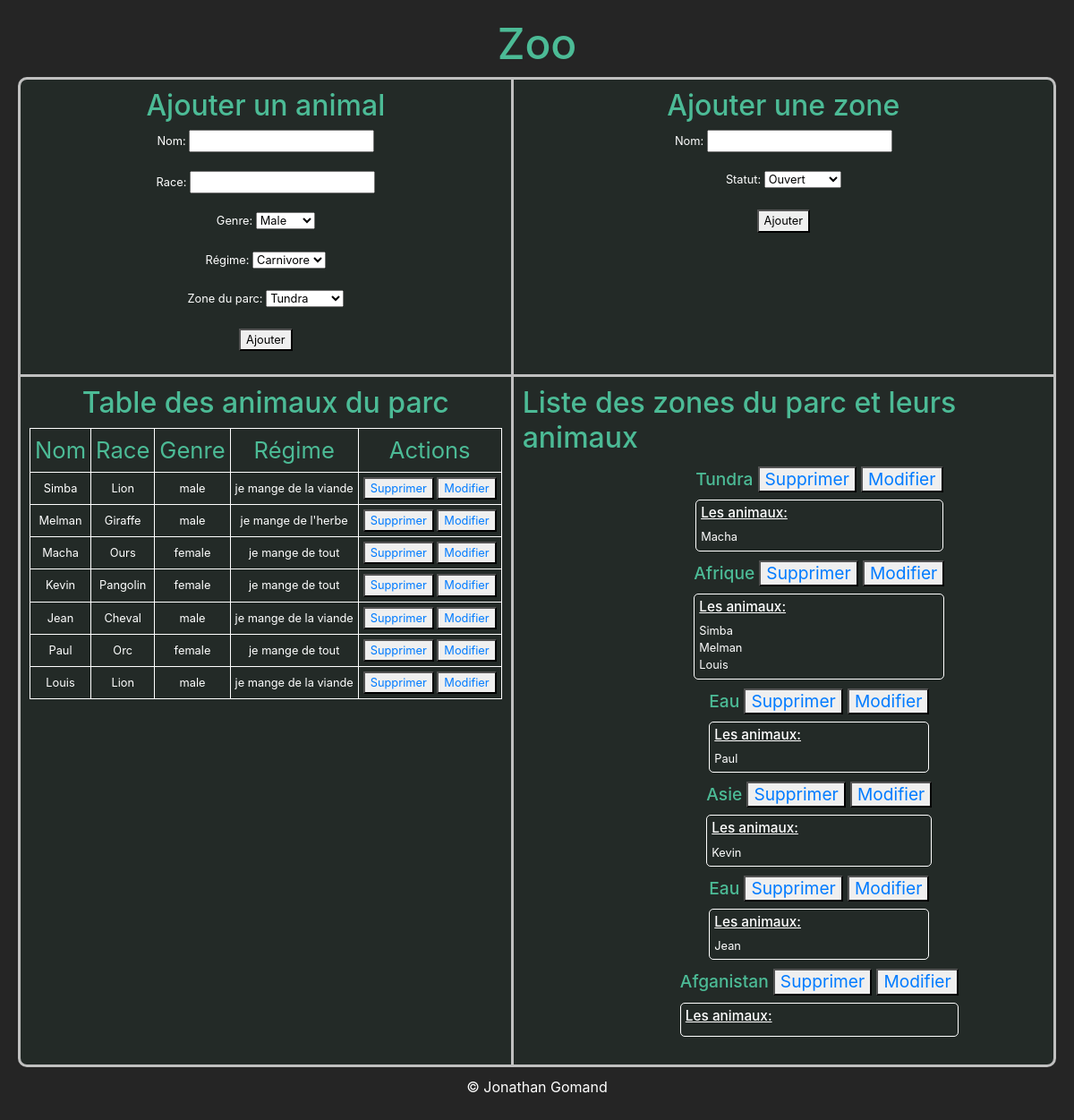
Before: / with the older database file.
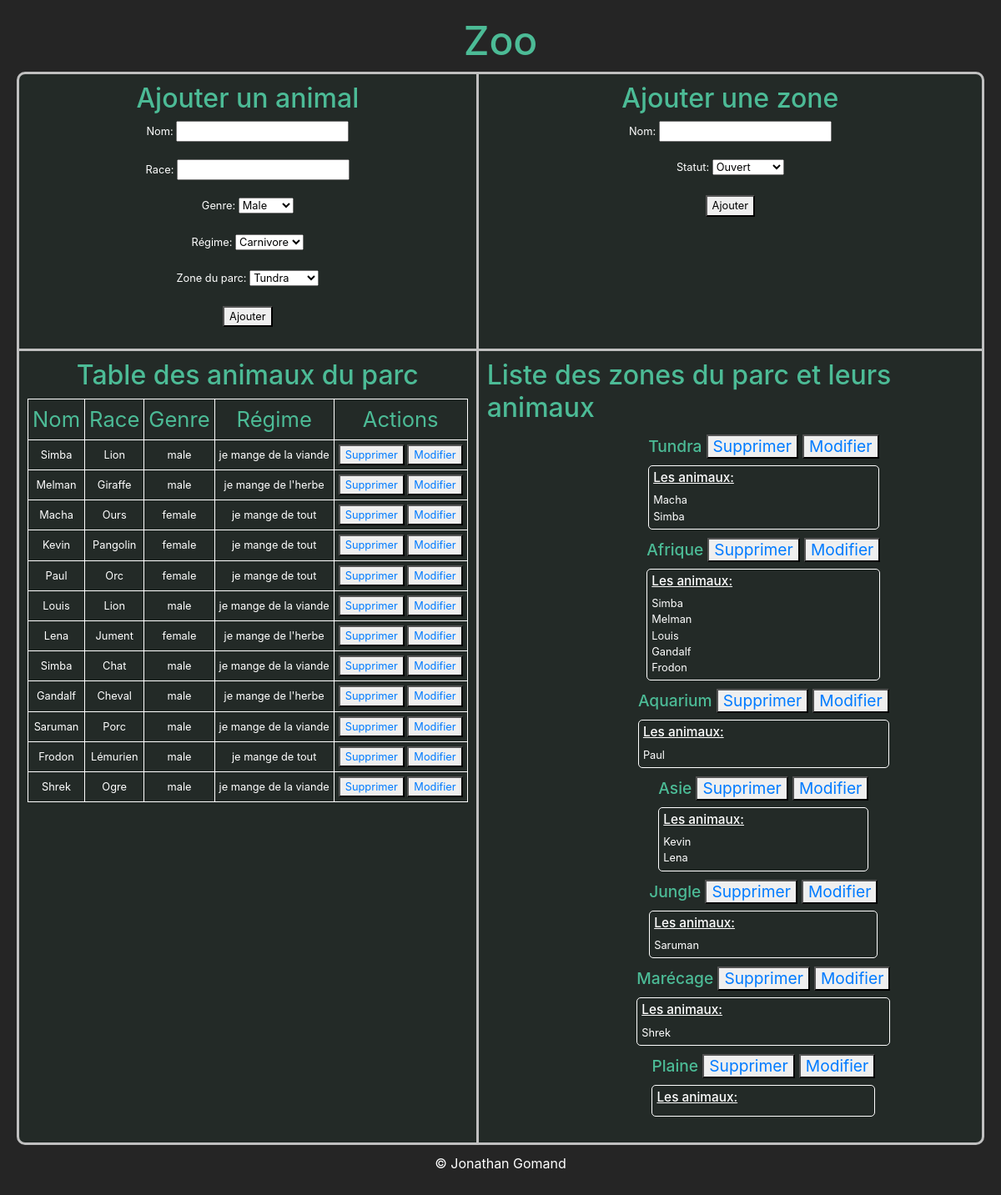
After: the same page with the newer database file.
### tables this page shows
CREATE TABLE `animals` (
  `pk` int(11) NOT NULL,
  `race` varchar(255) NOT NULL,
  `name` varchar(255) NOT NULL,
  `gender` varchar(255) NOT NULL,
  `diet` varchar(255) NOT NULL,
  `fk_area` int(11) NOT NULL
);

CREATE TABLE `areas` (
  `pk` int(11) NOT NULL,
  `name` varchar(255) NOT NULL,
  `status` varchar(255) NOT NULL
);

### controller/IndexController.php (called while the page is built, shortened)
<?php
require 'model/DAO.php';
require 'model/AreaDAO.php';
require 'model/AnimalDAO.php';
require 'model/EatBehavior.php';
require 'model/Animal.php';
require 'model/Area.php';
class IndexController {
    public function __construct() {
        $this->generate_view();
    }
    private function generate_view() {
        $animalDAO = new AnimalDAO();
        $areaDAO = new AreaDAO();
        $animals = $animalDAO->fetch_all();
        $areas = $areaDAO->fetch_all();
        $areasAnimals = $areaDAO->recup_areas_for_animals();
        include_once('views/table_layout.php');
        include_once('views/list_layout.php');
        include_once('views/form_animal.php');
        include_once('views/form_area.php');
    }
}
?>

### model/Animal.php (called while the page is built, shortened)
<?php
class Animal {
    private $pk;
    private $name;
    private $race;
    private $gender;
    private $eat_behavior;
    public function __construct($pk, $name, $race, $gender, $eat_behavior) {
        $this->pk = $pk;
        $this->name = $name;
        $this->race = $race;
        $this->gender = $gender;
        $this->eat_behavior = $eat_behavior;
    }
    public function eat () {
        $this->eat_behavior->eat();
    }
    public function get_pk () {
        return $this->pk;
    }
    public function get_name () {
        return $this->name;
    }
    public function get_race () {
        return $this->race;
    }
    public function get_gender () {
        return $this->gender;
    }
}
?>

### model/DAO.php (called while the page is built, shortened)
<?php
class DAO {
    protected function __construct() {
        $this->connection = new PDO('mysql:host=localhost;dbname=parc', 'root', 'root');
    }
}
?>

### model/AnimalDAO.php (called while the page is built, shortened)
<?php
class AnimalDAO extends DAO {
    public function __construct() {
        $this->table = "animals";
    }
    public function fetch_all () {
        try {
            $statement = $this->connection->prepare("SELECT * FROM {$this->table}");
            $statement->execute();
            $results = $statement->fetchAll(PDO::FETCH_ASSOC);
            $animals = array();
            foreach($results as $data) {
                array_push($animals, $this->instanciate($data));
            }
            return $animals;
        } catch (PDOException $e) {
            print $e->getMessage();
        }
    }
    public function fetch_by_area ($area_id) {
        try {
            $statement = $this->connection->prepare("SELECT * FROM {$this->table} WHERE fk_area = ?");
            $statement->execute([$area_id]);
            $results = $statement->fetchAll(PDO::FETCH_ASSOC);
            $animals = array();
            foreach($results as $data) {
                array_push($animals, $this->instanciate($data));
            }
            return $animals;
        } catch (PDOException $e) {
            print $e->getMessage();
        }
    }
    public function instanciate ($data) {
        return new Animal(
            $data['pk'],
            $data['name'],
            $data['race'],
            $data['gender'],
            $this->detect_behavior($data['diet'])
        );
    }
    public function detect_behavior ($value) {
        return new $behavior();
    }
}

### model/AreaDAO.php (called while the page is built, shortened)
<?php
class AreaDAO extends DAO {
    private $animalDAO;
    public function __construct() {
        $this->animalDAO = new AnimalDAO();
        $this->table = "areas";
    }
    public function fetch_all () {
        try {
            $statement = $this->connection->prepare("SELECT * FROM {$this->table}");
            $statement->execute();
            $results = $statement->fetchAll(PDO::FETCH_ASSOC);
            $areas = array();
            foreach($results as $data) {
                array_push($areas, $this->instanciate($data));
            }
            return $areas;
        } catch (PDOException $e) {
            print $e->getMessage();
        }
    }
    public function recup_areas_for_animals() {
        try {
            $statement = $this->connection->prepare("SELECT * FROM {$this->table}");
            $statement->execute();
        } catch (PDOException $e) {
            print $e->getMessage();
        }
        $result = $statement->fetchAll(PDO::FETCH_ASSOC);
        return $result;
    }
    public function instanciate ($data) {
        return new Area(
            $data['pk'],
            $data['name'],
            $this->animalDAO->fetch_by_area($data['pk']),
            $this->detect_behavior($data['status'])
        );
    }
    public function detect_behavior ($value) {
        return new $behavior();
    }
}

### model/Area.php (called while the page is built, shortened)
<?php
class Area {
    private $pk;
    private $name;
    private $animals;
    public function __construct($pk, $name, $animals, $access_behavior) {
        $this->pk = $pk;
        $this->name = $name;
        $this->animals = $animals;
    }
    public function get_pk () {
        return $this->pk;
    }
    public function get_name () {
        return $this->name;
    }
    public function get_animals () {
        return $this->animals;
    }
}
?>

### views/table_layout.php (the view)
<div class='table-animals'>
    <h2>Table des animaux du parc</h2>
    <table>
        <thead>
            <tr>
                <td>Nom</td>
                <td>Race</td>
                <td>Genre</td>
                <td>Régime</td>
                <td>Actions</td>
            </tr>
        </thead>
        <tbody>
        <?php foreach($animals as $animal): ?>
            <tr>
                <td><?= $animal->get_name(); ?></td>
                <td><?= $animal->get_race(); ?></td>
                <td><?= $animal->get_gender(); ?></td>
                <td><?= $animal->eat(); ?></td>
                <td>
                    <button><a href='controller/DeleteAnimalController.php?pk-animal=<?= $animal->get_pk(); ?>'>Supprimer</a></button>
                    <button><a href="views/modify_animal.php?pk=<?= $animal->get_pk(); ?>">Modifier</a></button>
                </td>
            </tr>
        <?php endforeach; ?>
        </tbody>
    </table>
</div>

### index.php (shortened to what this page needs)
<?php
require 'controller/indexController.php';
?>
<!DOCTYPE html>
<html lang="fr">
<head>
    <link rel='stylesheet' href='https://stackpath.bootstrapcdn.com/bootstrap/4.5.2/css/bootstrap.min.css'>
    <link rel='stylesheet' href='./index.css'>
</head>
<body>
    <h1>Zoo</h1>
    <div id='wrapper'>
        <?php new IndexController(); ?>
    </div>
    <div id="copyrights">
        <p>© Jonathan Gomand</p>
    </div>
</body>
</html>

### model/EatBehavior.php (shortened to what this page needs)
<?php
class CarnivoreEatBehavior implements EatBehavior {
    public function eat() {
        echo "je mange de la viande";
    }
}
class HerbivoreEatBehavior implements EatBehavior {
    public function eat() {
        echo "je mange de l'herbe";
    }
}
class OmnivoreEatBehavior implements EatBehavior {
    public function eat() {
        echo "je mange de tout";
    }
}
?>

### views/list_layout.php
<div class='list-area'>
    <h2>Liste des zones du parc et leurs animaux</h2>
    <ol>
        <?php foreach($areas as $area): ?>
        <li>
            <ul>
                <h3>
                    <span><?= $area->get_name(); ?></span>
                    <button><a href='controller/DeleteAreaController.php?pk-area=<?= $area->get_pk(); ?>'>Supprimer</a></button>
                    <button><a href='views/modify_area.php?pk=<?= $area->get_pk(); ?>'>Modifier</a></button>
                </h3>
                <div class='area-animals'>
                    <h4>Les animaux:</h4>
                    <?php foreach($area->get_animals() as $animal): ?>
                        <li><?= $animal->get_name(); ?></li>
                    <?php endforeach; ?>
                </div>
            </ul>
        </li>
        <?php endforeach; ?>
    </ol>
</div>

### views/form_animal.php (shortened to what this page needs)
<div class='form-animal'>
    <h2>Ajouter un animal</h2>
    <form action="controller/FormAnimalController.php" method="post">
        <p>
            <label for="name">Nom: </label>
            <input type="text" name="animalName" id="" required>
        </p>
        <p>
            <label for="race">Race: </label>
            <input type="text" name="race" id="" required>
        </p>
        <p>
            <label for="gender">Genre: </label>
            <select name="gender" id="" required>
                <option value="male">Male</option>
            </select>
        </p>
        <p>
            <label for="diet">Régime: </label>
            <select name="diet" id="" required>
                <option value="carnivore">Carnivore</option>
            </select>
        </p>
        <p>
            <label for="zone">Zone du parc: </label>
            <select name="zone" id="" required>
                <?php foreach ($areasAnimals as $zone ) { ?>
                    <option value="<?php echo $zone['pk']; ?>"><?php echo $zone['name']; ?></option>
                <?php } ?>
            </select>
        </p>
        <button type="submit">Ajouter</button>
    </form>
</div>

### views/form_area.php (shortened to what this page needs)
<div class='form-area'>
    <h2>Ajouter une zone</h2>
    <form action="controller/FormAreaController.php" method="post">
        <p>
            <label for="name">Nom: </label>
            <input type="text" name="areaName" id="" required>
        </p>
        <p>
            <label for="status">Statut: </label>
            <select name="status" id="" required>
                <option value="open">Ouvert</option>
            </select>
        </p>
        <button type="submit">Ajouter</button>
    </form>
</div>

### index.css (style rules this page uses)
body { background-color: #252525; color: #ffffff; margin: 0 auto; padding: 20px; }
div#wrapper { display: grid; font-size: 0.8em; border: solid 3px silver; border-radius: 10px; background-color: #0e5e3f15; }
div#wrapper h2 { color: rgb(76, 187, 150); }
body > h1 { text-align: center; color: rgb(76, 187, 150); font-size: 3em; }
#copyrights { text-align: center; margin-top: 10px; }
div.form-animal { grid-column: 1; grid-row: 1; width: 100%; padding: 10px; border-bottom: solid 3px silver; border-right: solid 3px silver; }
div.form-area { grid-column: 2; grid-row: 1; width: 100%; padding: 10px; border-bottom: solid 3px silver; }
div.table-animals { grid-column: 1; grid-row: 2; width: 100%; padding: 10px; border-right: solid 3px silver; }
div.list-area { grid-column: 2; grid-row: 2; width: 100%; padding: 10px; }
.form-animal { display: flex; flex-direction: column; }
.form-animal h2 { text-align: center; }
.form-animal form { display: flex; flex-direction: column; align-items: center; }
.form-area { display: flex; flex-direction: column; }
.form-area h2 { text-align: center; }
.form-area form { display: flex; flex-direction: column; align-items: center; }
.table-animals { display: flex; flex-direction: column; align-items: center; }
.table-animals table { border: 1px solid #ffffff; }
.table-animals table thead { font-size: 2em; color: rgb(76, 187, 150); }
.table-animals table td { border: 1px solid #ffffff; padding: 5px; text-align: center; }
.list-area { display: flex; flex-direction: column; align-items: center; }
.list-area ol h3 { font-size: 1.5em; }
.list-area ol h4 { font-size: 1.2em; }
.list-area ol { display: flex; flex-direction: row; flex-wrap: wrap; justify-content: space-evenly; list-style-type: none; }
.list-area ol > li { margin: 0 10px; margin: 5px; }
.list-area ul { list-style-type: none; }
.list-area ul h3 span { color: rgb(76, 187, 150); }
.list-area .area-animals { border: solid 1px #ffffff; border-radius: 5px; padding: 5px; }
.list-area .area-animals h4 { text-decoration: underline; }

Changed rows visible on the page:
removed animals: name "Jean", race "Cheval", gender "male"
removed areas: name "Eau"
removed areas: name "Afganistan"
added animals: name "Lena", race "Jument", gender "female"
added animals: name "Simba", race "Chat", gender "male"
added animals: name "Gandalf", race "Cheval", gender "male"
added animals: name "Saruman", race "Porc", gender "male"
added animals: name "Frodon", race "Lémurien", gender "male"
added animals: name "Shrek", race "Ogre", gender "male"
changed areas: name "Eau" → "Aquarium"
added areas: name "Jungle"
added areas: name "Marécage"
added areas: name "Plaine"
